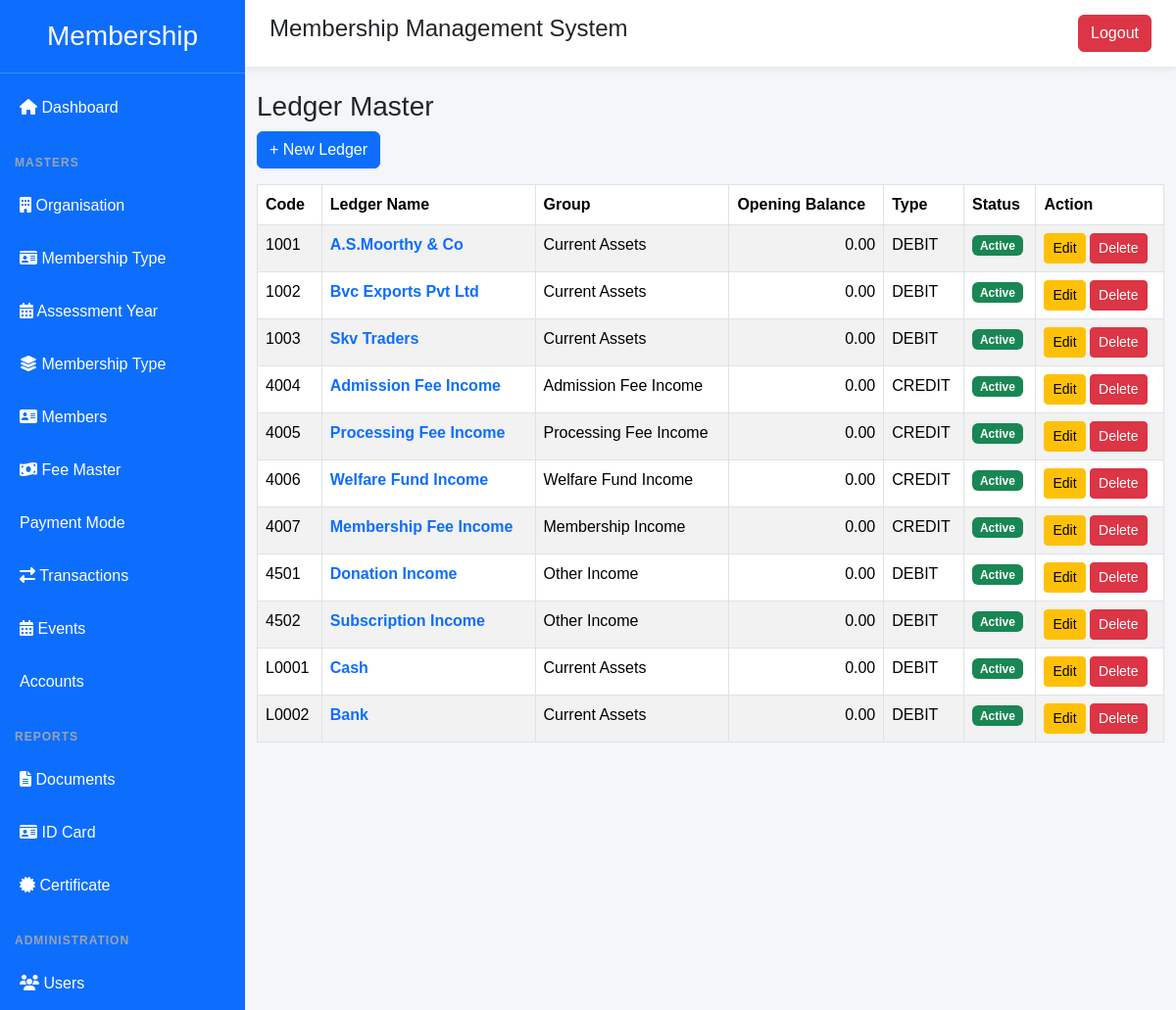
Page /ledger/ (signed in) on the earlier database version.
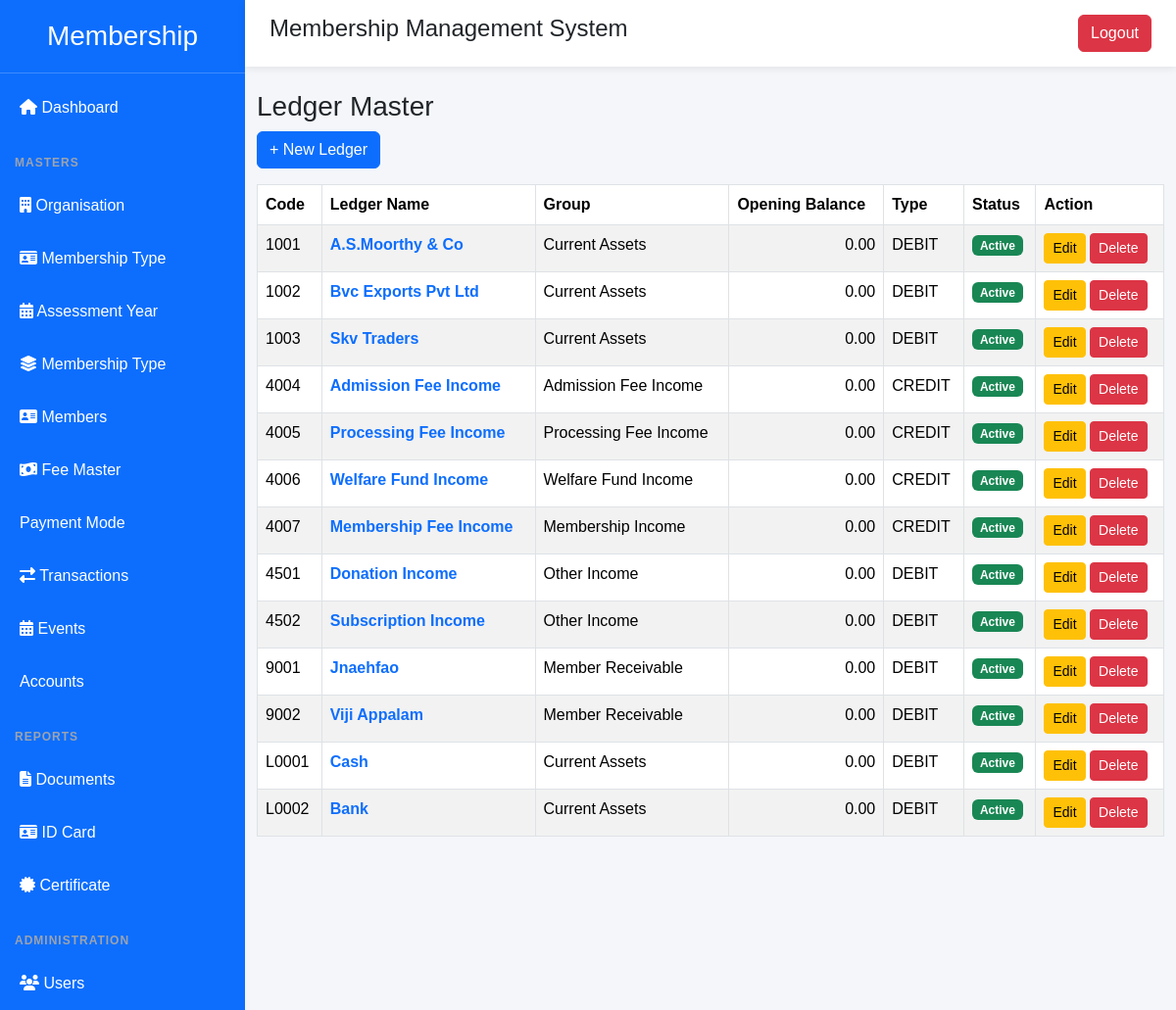
Same page on the later database version.
### membership/models.py (models this page shows, shortened)
class Ledger(models.Model):
    OPENING_TYPE = (
        ("DEBIT", "Debit"),
        ("CREDIT", "Credit"),
    )
    ledger_code = models.CharField(
        max_length=20,
        unique=True
    )
    ledger_name = models.CharField(
        max_length=100,
        unique=True
    )
    group = models.ForeignKey(
        AccountGroup,
        on_delete=models.PROTECT,
        related_name="ledgers"
    )
    opening_balance = models.DecimalField(
        max_digits=12,
        decimal_places=2,
        default=0
    )
    opening_type = models.CharField(
        max_length=10,
        choices=OPENING_TYPE,
        default="DEBIT"
    )
    remarks = models.TextField(
        blank=True
    )
    is_system = models.BooleanField(
        default=False
    )
    is_active = models.BooleanField(
        default=True
    )
    created_at = models.DateTimeField(
        auto_now_add=True
    )
    updated_at = models.DateTimeField(
        auto_now=True
    )
    class Meta:
        ordering = ["ledger_code"]

class AccountGroup(models.Model):
    GROUP_TYPES = (
        ("ASSET", "Asset"),
        ("LIABILITY", "Liability"),
        ("DIRECT_INCOME", "Direct Income"),
        ("INDIRECT_INCOME", "Indirect Income"),
        ("DIRECT_EXPENSE", "Direct Expense"),
        ("INDIRECT_EXPENSE", "Indirect Expense"),
    )
    name = models.CharField(
        max_length=100,
        unique=True
    )
    parent = models.ForeignKey(
        "self",
        on_delete=models.PROTECT,
        null=True,
        blank=True,
        related_name="children"
    )
    nature = models.CharField(
        max_length=20,
        choices=GROUP_TYPES
    )
    display_order = models.PositiveIntegerField(
        default=0
    )
    is_system = models.BooleanField(
        default=False
    )
    is_active = models.BooleanField(
        default=True
    )
    created_at = models.DateTimeField(
        auto_now_add=True
    )
    updated_at = models.DateTimeField(
        auto_now=True
    )
    code_prefix = models.PositiveIntegerField(
    unique=True,
    null=True,
    blank=True
)
    class Meta:
        ordering = ["display_order", "name"]
        verbose_name = "Account Group"
        verbose_name_plural = "Account Groups"

### membership/views.py (the view)
@login_required(login_url="login")
def ledger_list(request):
    ledgers = Ledger.objects.select_related(
        "group"
    ).all()
    return render(
        request,
        "membership/account/ledger_list.html",
        {
            "ledgers": ledgers
        }
    )

### membership/templates/membership/account/ledger_list.html (shortened to what this page needs)
{% extends "membership/base.html" %}
{% block content %}
<h3>Ledger Master</h3>
<a href="{% url 'ledger_create' %}"
   class="btn btn-primary mb-3">
    + New Ledger
</a>
<table class="table table-bordered table-striped">
<thead>
<tr>
<th>Code</th>
<th>Ledger Name</th>
<th>Group</th>
<th>Opening Balance</th>
<th>Type</th>
<th>Status</th>
<th>Action</th>
</tr>
</thead>
<tbody>
{% for l in ledgers %}
<tr>
<td>
{{ l.ledger_code }}
</td>
<td>
  <a href="{% url 'ledger_book' l.id %}"
       class="text-decoration-none fw-bold">
        {{ l.ledger_name }}
    </a>
</td>
<td>
{{ l.group.name }}
</td>
<td class="text-end">
{{ l.opening_balance }}
</td>
<td>
{{ l.opening_type }}
</td>
<td>
{% if l.is_active %}
<span class="badge bg-success">
Active
</span>
{% else %}
<span class="badge bg-secondary">
Inactive
</span>
{% endif %}
</td>
<td>
<a href="{% url 'ledger_edit' l.id %}"
   class="btn btn-sm btn-warning">
Edit
</a>
<a href="{% url 'ledger_delete' l.id %}"
   class="btn btn-sm btn-danger"
   onclick="return confirm('Delete this ledger?')">
Delete
</a>
</td>
</tr>
{% endfor %}
</tbody>
</table>
{% endblock %}

### membership/templates/membership/base.html (shortened to what this page needs)
{% load static %}
<!DOCTYPE html>
<html lang="en">
<head>
    <link href="https://cdn.jsdelivr.net/npm/bootstrap@5.3.7/dist/css/bootstrap.min.css" rel="stylesheet">
    <link href="https://cdnjs.cloudflare.com/ajax/libs/font-awesome/6.7.2/css/all.min.css" rel="stylesheet">
    <link rel="stylesheet" href="{% static 'membership/css/style.css' %}">
<link href="https://cdn.jsdelivr.net/npm/select2@4.1.0-rc.0/dist/css/select2.min.css" rel="stylesheet">
</head>
<body>
<div class="wrapper">
    <aside class="sidebar">
    <h3>Membership</h3>
    <ul class="list-unstyled">
        <li>
            <a href="{% url 'dashboard' %}">
                <i class="fa-solid fa-house"></i>
                Dashboard
            </a>
        </li>
        <li class="menu-title">Masters</li>
        <li>
            <a href="{% url 'organisation_list' %}">
                <i class="fa-solid fa-building"></i>
                Organisation
            </a>
        </li>
        <li class="nav-item">
<a class="nav-link collapsed"
href="#"
data-bs-toggle="collapse"
data-bs-target="#membershipTypeMenu">
<i class="fa-solid fa-id-card"></i>
<span>Membership Type</span>
</a>
</li>
        <li>
            <a href="#">
                <i class="fa-solid fa-calendar-days"></i>
                Assessment Year
            </a>
        </li>
        <li>
            <a href="#">
                <i class="fa-solid fa-layer-group"></i>
                Membership Type
            </a>
        </li>
        <li>
            <a href="{% url 'member_list' %}">
                <i class="fa-solid fa-address-card"></i>
                Members
            </a>
        </li>
        <li class="nav-item">
<a class="nav-link"
   href="{% url 'fee_master_list' %}">
<i class="fas fa-money-bill-wave"></i>
Fee Master
</a>
</li>
<li>
    <a class="dropdown-item"
       href="{% url 'payment_mode_list' %}">
        Payment Mode
    </a>
</li>
    <li class="nav-item">
    <a class="nav-link collapsed"
       href="#"
       data-bs-toggle="collapse"
       data-bs-target="#transactionMenu">
        <i class="fas fa-exchange-alt"></i>
        <span>Transactions</span>
    </a>
</li>
<li class="nav-item">
    <a class="nav-link collapsed"
       href="#"
       data-bs-toggle="collapse"
       data-bs-target="#eventsMenu">
        <i class="fas fa-calendar-alt"></i>
        <span>Events</span>
    </a>
</li>
<li class="nav-item">
    <a class="nav-link collapsed"
       data-bs-toggle="collapse"
       href="#accountsMenu">
        <span>Accounts</span>
    </a>
</li>
        <li class="menu-title">Reports</li>
        <li>
            <a href="#">
                <i class="fa-solid fa-file-lines"></i>
                Documents
            </a>
        </li>
        <li>
            <a href="#">
                <i class="fa-solid fa-id-card"></i>
                ID Card
            </a>
        </li>
        <li>
            <a href="#">
                <i class="fa-solid fa-certificate"></i>
                Certificate
            </a>
        </li>
        <li class="menu-title">Administration</li>
        <li>
            <a href="{% url 'user_list' %}">
                <i class="fa-solid fa-users"></i>
                Users
            </a>
        </li>
    </ul>
</aside>
    <main class="content">
       <nav class="topbar d-flex justify-content-between">
<h4>Membership Management System</h4>
<a href="{% url 'logout' %}" class="btn btn-danger">
Logout
</a>
</nav>
        <div class="container-fluid mt-4">
            {% block content %}
            {% endblock %}
        </div>
    </main>
</div>
</body>
</html>

### membership/static/membership/css/style.css (style rules this page uses)
body { margin:0; font-family:Arial, Helvetica, sans-serif; background:#f4f6f9; }
.wrapper { display:flex; }
.sidebar { width:250px; min-height:100vh; background:#0d6efd; color:#fff; }
.sidebar h3 { padding:20px; text-align:center; border-bottom:1px solid rgba(255,255,255,.2); }
.sidebar ul { list-style:none; padding:0; margin:0; }
.sidebar ul li a { display:block; color:#fff; padding:15px 20px; text-decoration:none; }
.content { flex:1; }
.topbar { background:#fff; padding:15px 25px; box-shadow:0 2px 8px rgba(0,0,0,.08); }

### membership/templates/membership/base.html (style rules this page uses)
.menu-title { color:#9ca3af; font-size:12px; font-weight:700; text-transform:uppercase; margin:20px 15px 8px; letter-spacing:1px; }

Differences in the rows shown:
added Ledger: ledger_code "9001", ledger_name "Jnaehfao", group.name "Member Receivable", opening_balance "0.00", opening_type "DEBIT", is_active "Active"
added Ledger: ledger_code "9002", ledger_name "Viji Appalam", group.name "Member Receivable", opening_balance "0.00", opening_type "DEBIT", is_active "Active"
